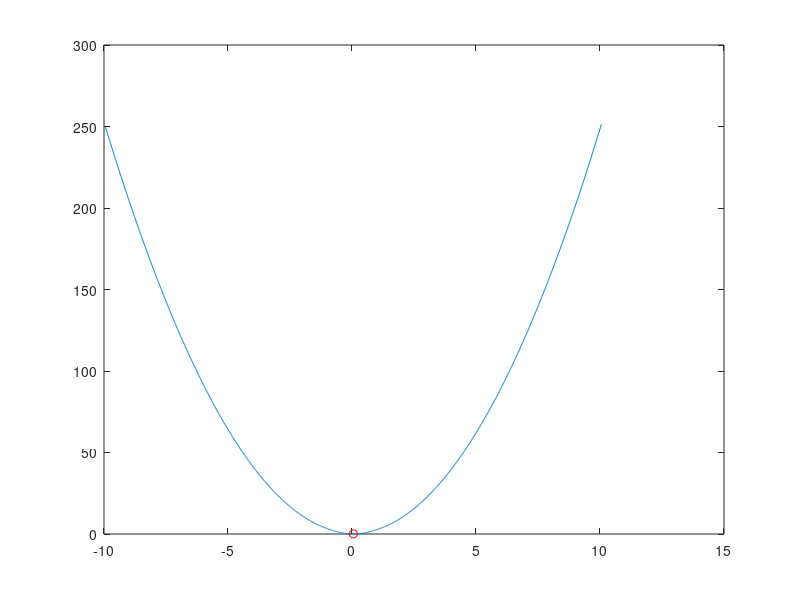
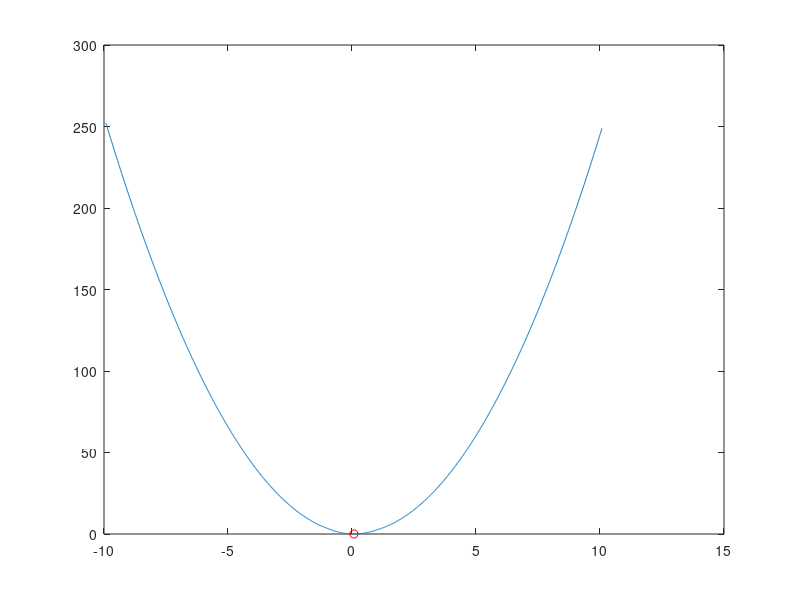
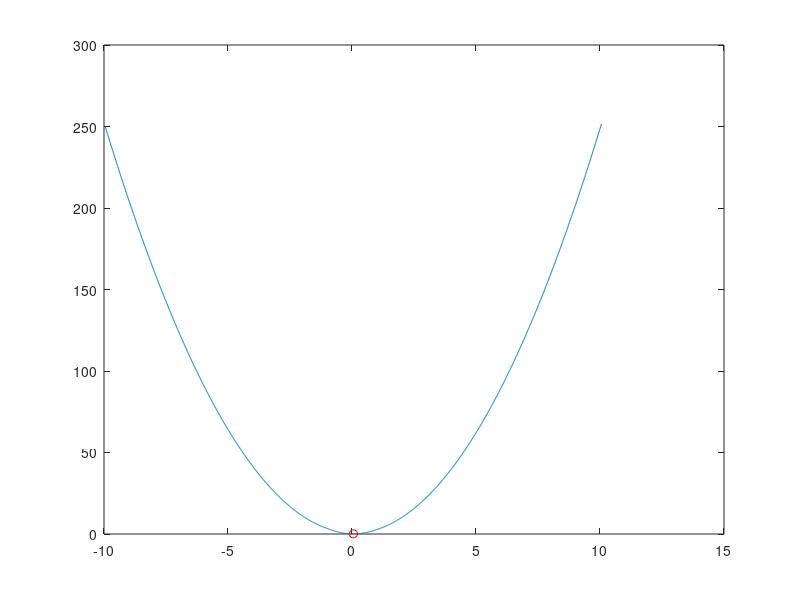
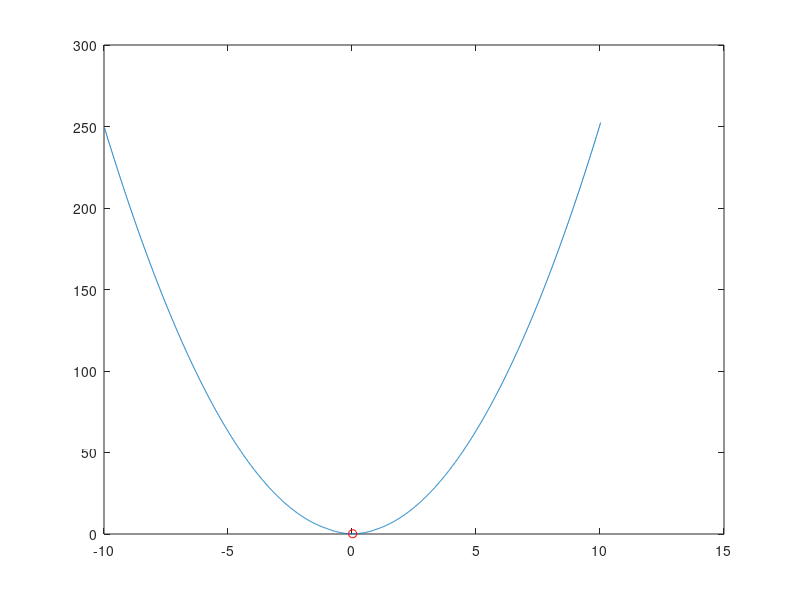

The MATLAB script that drew these images, in order:
clear all; clc;

m=5;
n=3;
r = 2;
W0 = randn(m,r);
H0 = randn(r,n);
X = min(1, max(-1, W0*H0));


lambda = randn(m,n);
rho=5;


[U,S,V] = svds(X,r);
Theta = U*S*V';

W = U;
H = S*V';

A = W*H;

%for k=1:100
    Y =rho*A - lambda;


   c1_1 = find(Y >rho);
   c1_2 = find(Y > (1 + rho -X));
   c1   = intersect(c1_1,c1_2);

   c2_1 = find(Y > (-rho));
   c2_2 = find (Y < rho); 
   c2_3 = intersect(c2_1,c2_2);
   c2_4 = find(Y > (-rho -X -1));
   c2_5 = find (Y < (1+rho-X)); 
   c2_6 = intersect(c2_4,c2_5);
   c2   = intersect(c2_3,c2_6);


   c3_1 = find(Y < (-rho));
   c3_2 = find(Y < (-1 -rho -X));
   c3   = intersect(c3_1,c3_2);

   c4_1 = find(Y < (-rho));
   c4_2 = find(Y > (-1 -rho -X));
   c4_3 = find(Y < (1 + rho -X));
   c4_4 = intersect(c4_2,c4_3);
   c4   = intersect(c4_1,c4_4); 

   c5_1 = find (Y > rho);
   c5_2 = find(Y > (-1 - rho-X));
   c5_3 = find(Y < (1 + rho-X));
   c5_4   = intersect(c5_2,c5_3);
   c5   = intersect(c5_1,c5_4);

   c6_1 = find(Y > (-rho));
   c6_2 = find(Y < (rho));
   c6_3 = intersect(c6_1,c6_2);
   c6_4 = find(Y> (1+rho -X));
   c6 = intersect(c6_3,c6_4);

   
   c7   = intersect(c3_2,c6_3);


    t1 = (rho*A - lambda) ./ (rho);
    
   t2  = (X + rho*A - lambda) ./ (rho+1);

    t3 = t1; 


    g1 = 1/2 * (X-1).^2 +  t1.*lambda + rho/2*(t1 - A).^2;
    

    g2 = 1/2 * (X - t2).^2 + t2.*lambda + rho/2*(t2 - A).^2;

    g3 = 1/2 * (X+1).^2 +  t3.*lambda + rho/2*(t3 - A).^2;
    
    

    Theta(c1)=t1(c1);
    Theta(c2)=t2(c2);
    Theta(c3)=t3(c3);

    if g2(c4)<g3(c4)

       Theta(c4) = t2(c4);
    else
        Theta(c4) = t3(c4);
    end


    if g1(c5)<g2(c5)

       Theta(c5) = t1(c5);
    else
        Theta(c5) = t2(c5);
    end

    Theta(c6)=1;

    Theta(c7)=-1;






    obj = 1/2 * (X - min(1, max(-1,Theta))).^2 + lambda.*Theta + rho/2 .* (Theta - A).^2;

    %W = (1/rho) * ((H*H') \ (H* lambda' + rho * H * Theta') );
    %W = W';
    %H = (1/rho) * ((W'*W) \ (W' * lambda + rho * W' * Theta) );
    %A = W*H;
    %lambda = lambda + rho*(Theta - A);

    for i = 1 : m
        for j = 1 : n
            thetaijint = [Theta(i,j)-10:0.01:Theta(i,j)+10]; 
            for k = 1 : length(thetaijint)
                fthetaijint(k) = 1/2*(X(i,j) - min(1,max(-1,thetaijint(k))))^2 + lambda(i,j).*thetaijint(k) + rho/2 .* (thetaijint(k) - A(i,j)).^2; 
            end

            %if min(fthetaijint) < obj(i,j)-1e-12
             %   disp('PROBLEM in your formula Atharva')
                  figure; 
            plot(thetaijint,fthetaijint);
            hold on; 
            plot(Theta(i,j),obj(i,j),'ro'); 

                %keyboard
            %end

        end
    end
%    error(k)= obj(i,j);

%end
